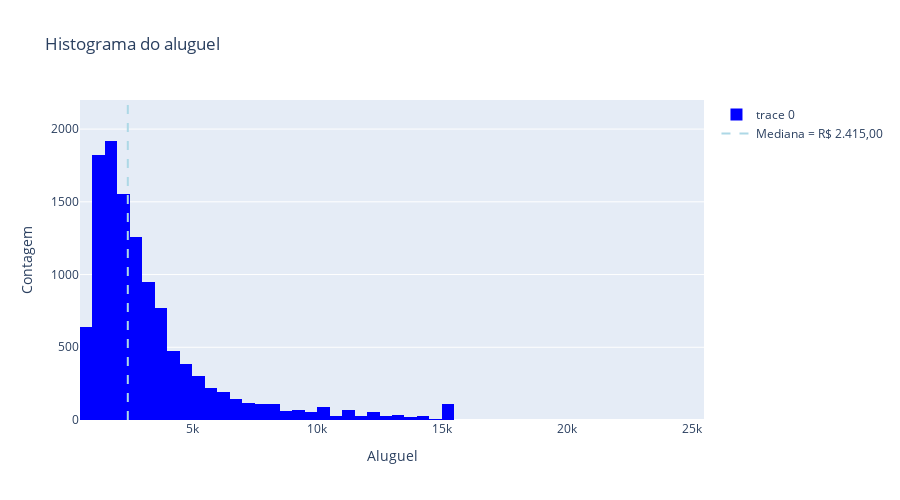

The notebook cell saved with this chart:
### Markdown cell above
Ficou legal, mas eu queria usar um pouco mais do Plotly, que não tem uma curva tão rápida, mas é uma biblioteca de visualização de dados muito mais interessante, capaz de criar gráficos bem bonitos. Vamos trocar o histograma acima por um no Plotly:

### Code cell
median_rent = aptos.rent.median()

median_rent_format = ("R$ {:,.2f}".format(median_rent).replace(',', 'v').replace('.', ',').replace('v', '.'))

data = [go.Histogram(x=aptos.rent,
                     nbinsx=50,
                     marker=dict(color='blue'))]

line = [go.Scatter(x=[median_rent, median_rent],
                   y=[0, 2200],
                   mode='lines',
                   line=dict(color='lightblue', dash='dash'),
                   showlegend=True,
                   name=f"Mediana = {median_rent_format}")]

fig = go.Figure(data=data+line)

fig.update_layout(title_text="Histograma do aluguel",
                  xaxis_title="Aluguel",
                  yaxis_title="Contagem",
                  autosize=False,
                  width=900,
                  height=500)

fig.update_yaxes(range=[0, 2200])

fig.show()

### Figure 1 — Plotly figure (JSON) as saved in the notebook; plotly's stock layout.template omitted (floating-point values rounded to 4 significant figures; data arrays with more than 128 entries replaced by an {"elided": "..."} marker saying what was removed)
{"data": [{"marker": {"color": "blue"}, "nbinsx": 50, "type": "histogram", "x": {"elided": "11657 int values"}}, {"line": {"color": "lightblue", "dash": "dash"}, "mode": "lines", "name": "Mediana = R$ 2.415,00", "showlegend": true, "type": "scatter", "x": [2415, 2415], "y": [0, 2200]}], "layout": {"autosize": false, "height": 500, "title": {"text": "Histograma do aluguel"}, "width": 900, "xaxis": {"title": {"text": "Aluguel"}}, "yaxis": {"range": [0, 2200], "title": {"text": "Contagem"}}}}
